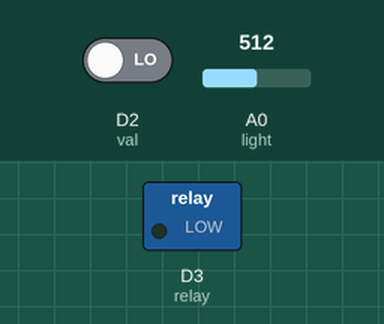
Simulated run of this sketch. Board: ESP8266 (NodeMCU). On the bench: switched loads named in the sketch (green lamp = pin HIGH). The inputs (shaded band) are chosen by the test bench; at power-on: D2 (val) LOW, A0 (light) = 512. WiFi joins after 1.5 s; servers stay silent unless stated; network time is answered at once with the bench clock; uploads are accepted with an empty reply; the local clock reads 2024-03-15 10:24:30 at power-on unless the sketch sets it; what the sketch prints to the serial monitor is not drawn.

Above: at 0.1 s.
At 1.6 s:
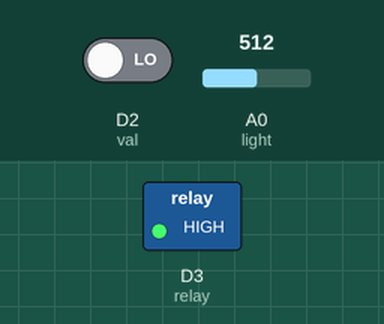
Timing chart, 0 to 3.1 s (numbered marks = the images above):
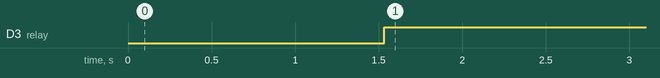

The sketch:

ML1c.ino
```cpp
#include <NTPClient.h>
#include <ESP8266WiFi.h>
#include <WiFiUdp.h>
#ifdef ESP32
#include <WiFi.h>
#include <HTTPClient.h>
#else
#include <ESP8266HTTPClient.h>
#include <ESP8266WiFi.h>
#include <WiFiClient.h>
#endif
#include <ESP8266WiFi.h>
#include <PubSubClient.h>
WiFiClient espClient;
PubSubClient client(espClient);
long now = millis();
long lastMeasure = 0;
#ifdef ESP32
#include <WiFi.h>
#include <HTTPClient.h>
#else
#include <ESP8266HTTPClient.h>
#include <ESP8266WiFi.h>
#include <WiFiClient.h>
#endif
const char* ssid = "ssid";
const char* password = "password";
const char* serverName = "0.0.0.0:0000/myfile";
const char* cloudserverName = "0.0.0.0:0000/myfile";
String apiKeyValue = "**********";
String productcode = "**********";
String uniquekey = "*********";
String modelname = "MLOC";
int val = D2;
int light = A0;
int relay = D3;
int mot;
int intensity;
String Status;
String motion;

WiFiUDP ntpUDP;
NTPClient timeClient(ntpUDP, "pool.ntp.org", 19800, 60000);
String arr_days[] = {"Sunday", "Monday", "Tuesday", "Wednesday", "Thursday", "Friday", "Saturday"};
String date;
int hh;
int mm;
void setup() {
  // put your setup code here, to run once:
  Serial.begin(115200);
  pinMode(val, INPUT);
  pinMode(light, INPUT);
  pinMode(relay, OUTPUT);
  Serial.print("Connecting to ");
  Serial.println(ssid);
  WiFi.begin(ssid, password);
  while (WiFi.status() != WL_CONNECTED) {
    delay(500);
    Serial.print(".");
  }
  timeClient.begin();
  Serial.println("");
  Serial.print("WiFi connected - ESP IP address: ");
  Serial.println(WiFi.localIP());
}

void server() {
  if (WiFi.status() == WL_CONNECTED) {
    HTTPClient http;
    http.begin(serverName);
    http.addHeader("Content-Type", "application/x-www-form-urlencoded");
    String httpRequestData =  "api_key=" + apiKeyValue + "&product_code=" + productcode + "&model_name=" + modelname + "&unique_key=" + uniquekey + "&Motion=" +  motion + "&Light=" +  intensity
                              +  "&Status=" + Status +  "&date=" + date + "&hh=" + hh + "&mm=" + mm + "" ;
    Serial.print("httpRequestData: ");
    Serial.println(httpRequestData);

    int httpResponseCode = http.POST(httpRequestData);

    if (httpResponseCode > 0) {
      Serial.print("HTTP Response code: ");
      Serial.println(httpResponseCode);
    }
    else {
      Serial.print("Error code: ");
      Serial.println(httpResponseCode);
    }

    // Free resources
    http.end();
  }
  else {
    Serial.println("WiFi Disconnected");
  }


}

void cloudserver() {

  if (WiFi.status() == WL_CONNECTED) {
    HTTPClient http;
    http.begin(cloudserverName);
    http.addHeader("Content-Type", "application/x-www-form-urlencoded");
    String httpRequestData =   "api_key=" + apiKeyValue + "&product_code=" + productcode + "&model_name=" + modelname + "&unique_key=" + uniquekey + "&Motion=" +  motion + "&Light=" +  intensity
                               +  "&Status=" + Status +  "&date=" + date + "&hh=" + hh + "&mm=" + mm + "" ;
    Serial.print("httpRequestData: ");
    Serial.println(httpRequestData);
    int httpResponseCode = http.POST(httpRequestData);

    if (httpResponseCode > 0) {
      Serial.print("HTTP Response code: ");
      Serial.println(httpResponseCode);
    }
    else {
      Serial.print("Error code: ");
      Serial.println(httpResponseCode);
    }

    http.end();
  }
  else {
    Serial.println("WiFi Disconnected");
  }


}

void loop()
{ timeClient.update();
  hh = timeClient.getHours();
  mm = timeClient.getMinutes();
  //int ss = timeClient.getSeconds();
  // int day = timeClient.getDay();
  date = timeClient.getFormattedDate();

  mot = digitalRead(val);
  intensity = analogRead(light);
  Serial.println(mot);
  if (mot == HIGH and intensity < 200) {
    while (mot == HIGH and intensity < 250) {
      mot = digitalRead(val);
      intensity = analogRead(light);
      digitalWrite(relay, LOW);
      Serial.print(intensity);
      Serial.print("  ");
      Serial.print(mot);
      motion = "1";
      Serial.print("  ");
      Serial.println("Lights ON");
      Status = "On";
      delay(10);
      server();
      cloudserver();
      delay(500);
    }
  }
  else if (mot == HIGH and intensity > 200) {
    mot = digitalRead(val);
    intensity = analogRead(light);
    digitalWrite(relay, HIGH);
    Serial.print(intensity);
    Serial.print("  ");
    Serial.print(mot);
    motion = "0";
    Serial.print("  ");
    Serial.println("Lights OFF");
    Status = "Off";
    delay(10);
    server();
    cloudserver();
    delay(500);
  }
  else if (mot == LOW ) {
    mot = digitalRead(val);
    intensity = analogRead(light);
    digitalWrite(relay, HIGH);
    Serial.print(intensity);
    Serial.print("  ");
    Serial.print(mot);
    motion = "0";
    Serial.print("  ");
    Serial.println("Lights OFF");
    Status = "Off";
    delay(10);
    server();
    cloudserver();
    delay(500);
  }
}
```

Measured:
- by itself, D3 (relay): LOW → HIGH at 1.5 s
